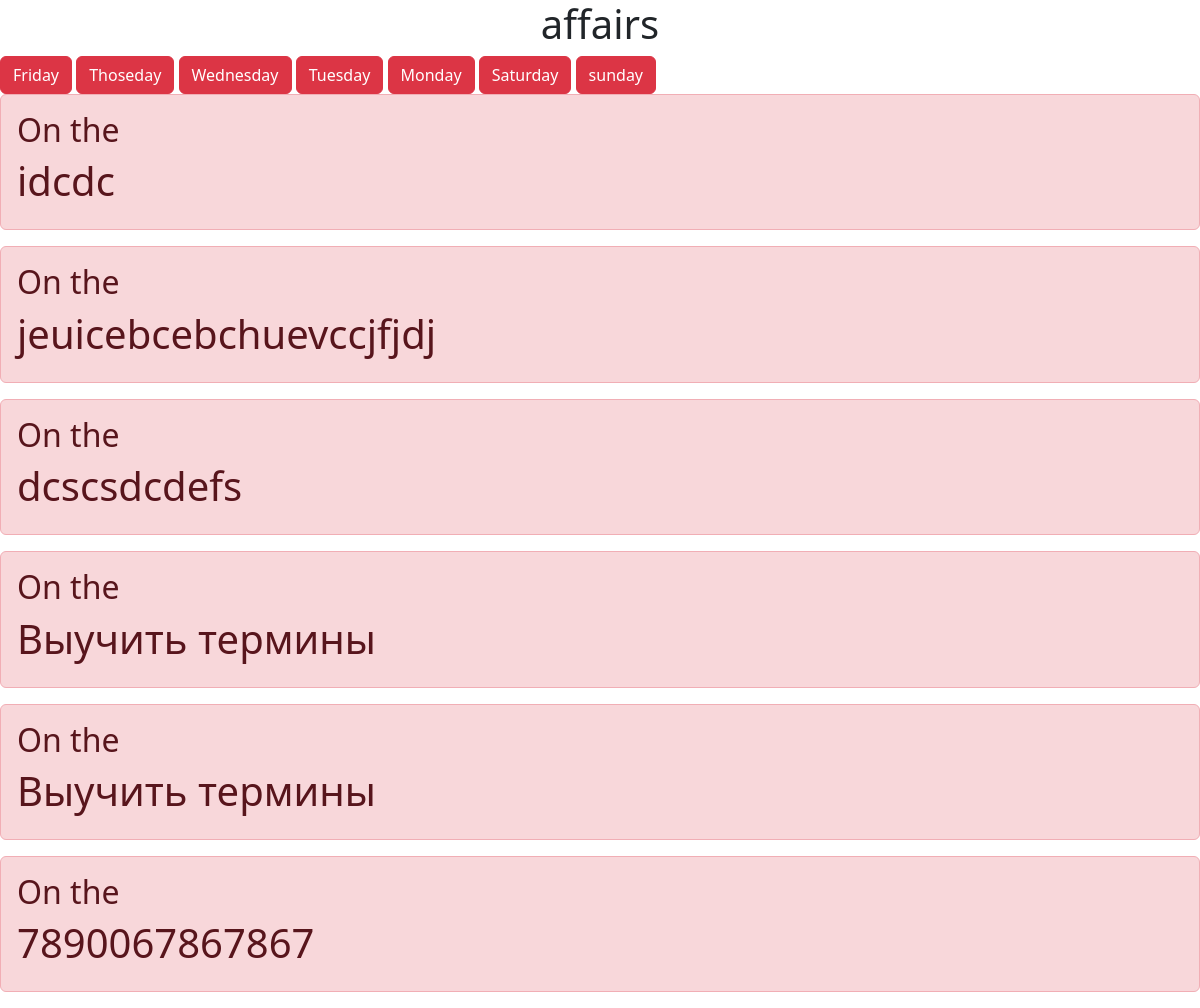
The page / on the database its author committed.
### post/models.py (models this page shows, shortened)
class Days(models.Model):
    name = models.CharField(max_length=40)

class Post(models.Model):
    day = models.ForeignKey(Days,on_delete=models.CASCADE)
    text = models.CharField(max_length=400)

### post/views.py (the view)
# urls.py: path('', views.home_page),
def home_page(request):
    posts = Post.objects.all()
    days = Days.objects.all()
    return render(request,'post/index.html',{'posts' : posts, 'days' : days})

### post/templates/post/index.html (shortened to what this page needs)
{% load static %}
<!DOCTYPE html>
<html lang="en">
<head>
    <link href="https://cdn.jsdelivr.net/npm/bootstrap@5.3.0-alpha1/dist/css/bootstrap.min.css" rel="stylesheet">
    {% block content %}
</head>
<body>
<h1  align="center">affairs</h1>
{% for d in days  %}
    <a href="{% url 'day' d.pk %}"><button  class="btn btn-danger">{{ d.name }}</button></a>
{% endfor %}
{% for post in posts %}
<div class="alert alert-danger">
    <h2>On the {{ post.days }}</h2>
<h1> {{ post.text }} </h1>
    </div>
{% endfor %}
</body>
</html>
{% endblock %}

### rows shown on the page
Days: name "Friday"
Days: name "Thoseday"
Days: name "Wednesday"
Days: name "Tuesday"
Days: name "Monday"
Days: name "Saturday"
Days: name "sunday"
Post: text "idcdc"
Post: text "jeuicebcebchuevccjfjdj"
Post: text "dcscsdcdefs"
Post: text "Выучить термины"
Post: text "Выучить термины"
Post: text "7890067867867"
